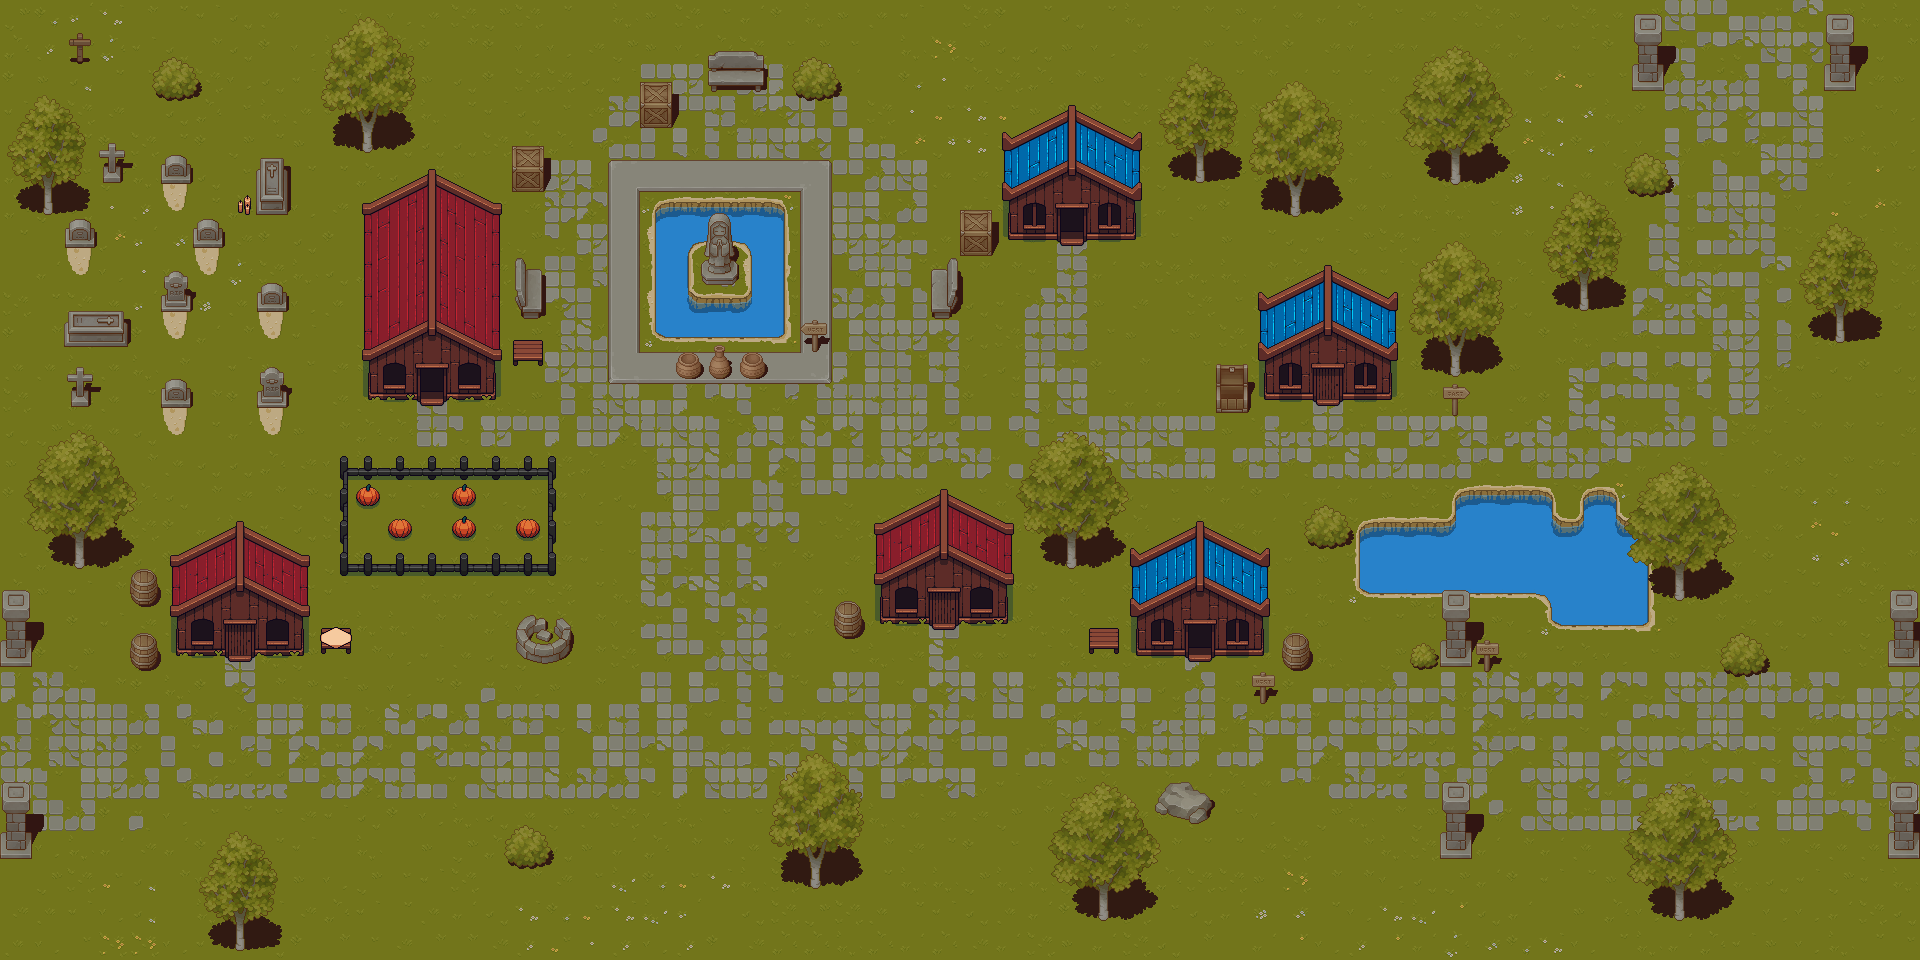

This is a level from a 2D game, rendered from its Tiled map with the project's own tilesets. A one-line summary and the map file follow, with tile-layer data summarised:
An orthogonal 60x30 tile map with 32x32 px tiles, 7 tile layers (background, path, shadows1, shadows2, ...), 10 tilesets and 214 objects (91x collision, sign_4, sign_5, sign_6, sign_7, ...).

<map version="1.10" tiledversion="1.10.2" orientation="orthogonal" renderorder="right-down" width="60" height="30" tilewidth="32" tileheight="32" infinite="0" nextlayerid="12" nextobjectid="310">
 <tileset firstgid="1" source="tiled_ressources/tilesets/grass.tsx" />
 <tileset firstgid="81" source="tiled_ressources/tilesets/props.tsx" />
 <tileset firstgid="337" source="tiled_ressources/tilesets/shadow.tsx" />
 <tileset firstgid="593" source="tiled_ressources/tilesets/plant.tsx" />
 <tileset firstgid="849" source="tiled_ressources/tilesets/aurora.tsx" />
 <tileset firstgid="1619" source="tiled_ressources/tilesets/wall.tsx" />
 <tileset firstgid="1875" source="tiled_ressources/tilesets/water.tsx" />
 <tileset firstgid="1941" source="tiled_ressources/tilesets/water_animated.tsx" />
 <tileset firstgid="2032" source="tiled_ressources/tilesets/stone_ground.tsx" />
 <tileset firstgid="2096" source="tiled_ressources/tilesets/shadow_plant.tsx" />
 <layer id="1" name="background" width="60" height="30">
  <data>[1800 cells, 1799 non-empty, 48 distinct tile ids]</data>
 </layer>
 <layer id="2" name="path" width="60" height="30">
  <data>[1800 cells, 748 non-empty, 76 distinct tile ids]</data>
 </layer>
 <layer id="3" name="shadows1" width="60" height="30">
  <data>[1800 cells, 279 non-empty, 100 distinct tile ids]</data>
 </layer>
 <layer id="9" name="shadows2" width="60" height="30">
  <data>[1800 cells, 4 non-empty, 4 distinct tile ids]</data>
 </layer>
 <layer id="5" name="trunk" width="60" height="30">
  <data>[1800 cells, 274 non-empty, 100 distinct tile ids]</data>
 </layer>
 <layer id="10" name="blank" width="60" height="30">
  <data>[1800 cells, 0 non-empty, 0 distinct tile ids]</data>
 </layer>
 <layer id="6" name="tree" width="60" height="30">
  <data>[1800 cells, 512 non-empty, 107 distinct tile ids]</data>
 </layer>
 <objectgroup id="7" name="objects">
  <object id="1" name="sign_4" x="795.296" y="335.898" width="36.0341" height="28.4772">
   <properties>
    <property name="text" value="&quot;Statue sacrée - Faites un don.&quot;" />
   </properties>
  </object>
  <object id="4" name="collision" x="362" y="349" width="140" height="51" />
  <object id="15" name="collision" x="1089" y="628.083" width="30.5" height="25.9167" />
  <object id="17" name="collision" x="1281.75" y="640" width="28.5" height="29.25" />
  <object id="18" name="collision" x="833.688" y="608.125" width="28.9375" height="29" />
  <object id="19" name="collision" x="1440" y="832" width="32.1818" height="27" />
  <object id="22" name="collision" x="1440.03" y="640.057" width="31.9091" height="26.8182" />
  <object id="25" name="collision" x="129.636" y="639.818" width="28.5455" height="29.4545" />
  <object id="26" name="collision" x="129.636" y="575.818" width="28.7273" height="29.6364" />
  <object id="32" name="collision" x="530.125" y="615.125" width="18.125" height="48.5" />
  <object id="33" name="collision" x="548.125" y="618" width="22.75" height="34.625" />
  <object id="34" name="collision" x="548.25" y="652.25" width="22.5" height="10.375" />
  <object id="35" name="collision" x="515.875" y="615.875" width="14" height="43.75" />
  <object id="36" name="collision" x="676.273" y="352.455" width="24.9091" height="26.4545" />
  <object id="37" name="collision" x="740.091" y="352.273" width="24.9091" height="26.4545" />
  <object id="38" name="collision" x="714.909" y="352" width="9.18182" height="27" />
  <object id="39" name="collision" x="708.545" y="356.545" width="21.3636" height="20.5455" />
  <object id="40" name="collision" x="513" y="340.485" width="29.9091" height="25.5152" />
  <object id="43" name="collision" x="514.727" y="258" width="11.2727" height="48.9091" />
  <object id="45" name="collision" x="519.455" y="268.727" width="22.5455" height="50.2727" />
  <object id="46" name="collision" x="511.909" y="159.909" width="32.0909" height="32.1818" />
  <object id="48" name="collision" x="947.364" y="258" width="10.9091" height="44.8182" />
  <object id="49" name="collision" x="930.364" y="269" width="24.5455" height="49.8182" />
  </objectgroup>
 <objectgroup id="8" name="NPCPath">
  <!-- 72 objects omitted --></objectgroup>
</map>
<!-- 191 of 214 objects omitted -->
